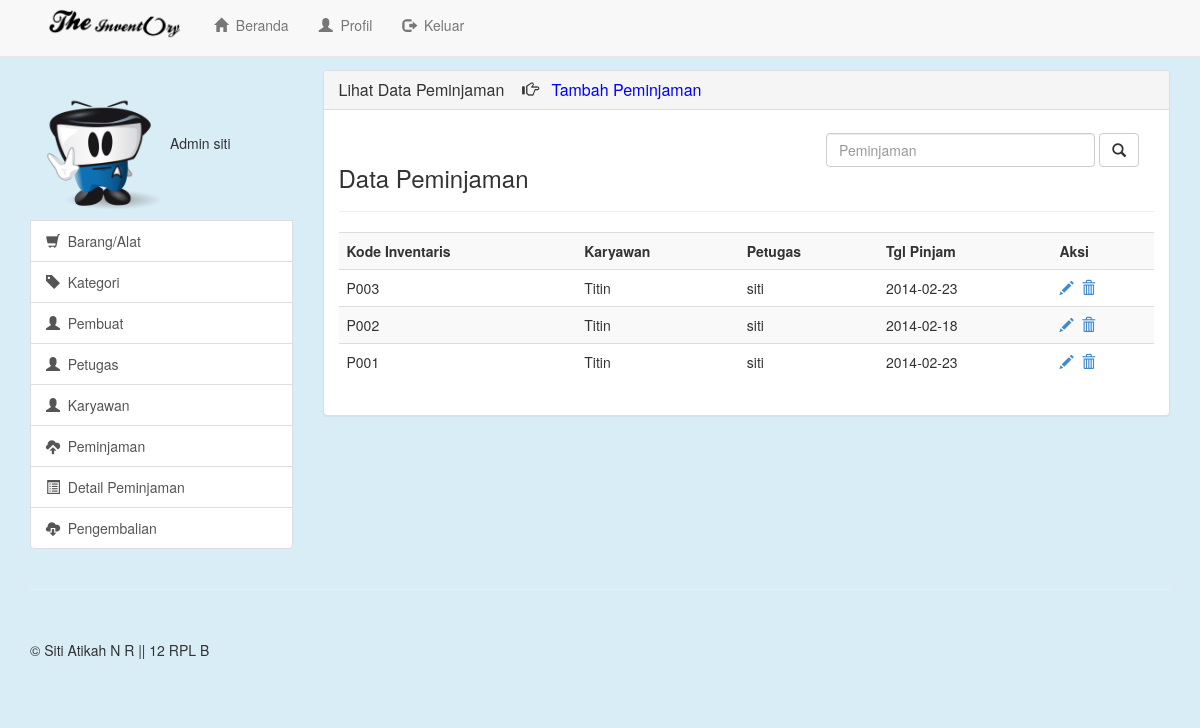
The app's page /view/Data_Peminjaman (signed in) with its own data.
### tables this page shows
CREATE TABLE IF NOT EXISTS `inventaris` (
  `kd_inventaris` char(30) NOT NULL,
  `kd_karyawan` int(11) NOT NULL,
  `kd_petugas` int(11) NOT NULL,
  `tgl_pinjam` date NOT NULL,
  PRIMARY KEY (`kd_inventaris`),
  KEY `inven_karyawan` (`kd_karyawan`)
);

CREATE TABLE IF NOT EXISTS `karyawan` (
  `kd_karyawan` int(11) NOT NULL AUTO_INCREMENT,
  `status` varchar(100) NOT NULL,
  `nama_karyawan` varchar(100) NOT NULL,
  `ruang` varchar(100) NOT NULL,
  `tgl_daftar` date NOT NULL,
  `jenis_kelamin` enum('L','P') NOT NULL,
  `alamat` varchar(200) NOT NULL,
  `tlp` char(12) NOT NULL,
  PRIMARY KEY (`kd_karyawan`)
);

CREATE TABLE IF NOT EXISTS `petugas` (
  `kd_petugas` int(11) NOT NULL AUTO_INCREMENT,
  `nama_petugas` varchar(100) NOT NULL,
  `jenis_kelamin` enum('L','P') NOT NULL,
  `alamat` varchar(200) NOT NULL,
  `tlp` char(12) NOT NULL,
  `user` varchar(100) NOT NULL,
  `password` varchar(100) NOT NULL,
  `hak_akses` int(1) NOT NULL,
  PRIMARY KEY (`kd_petugas`)
);

### view/data_peminjaman.php (the view, shortened to what this page needs)
<?php
if(empty($_SESSION['username'])){
  header("location:Login");
}
else{
?>
<!DOCTYPE html>
<html lang="en">
  <head>
    <link href="../css/bootstrap.min.css" rel="stylesheet">
    <link href="../css/offcanvas.css" rel="stylesheet">
    <link href="../css/style.css" rel="stylesheet">
  </head>
  <body>
    <div class="navbar navbar-default navbar-fixed-top" role="navigation">
      <div class="container" >
        <div class="col-md-8">
        <div class="navbar-header">
          <a class="navbar-brand" href="Beranda"><img src="../image/logo.png" class="logo"></a>
        </div>
        <div class="navbar-collapse collapse">
          <ul class="nav navbar-nav">
            <li><a href="Beranda"><span class="glyphicon glyphicon-home"></span>&nbsp&nbspBeranda</a></li>
            <li><a href="Profil"><span class="glyphicon glyphicon-user"></span>&nbsp&nbspProfil</a></li>
            <li><a href="../lib/logout.php"><span class="glyphicon glyphicon-log-out"></span>&nbsp&nbspKeluar</a></li>
          </ul>
        </div>
      </div>
      </div>
    </div>
    <div class="container">
      <div class="row row-offcanvas row-offcanvas-right">
        <div class="col-xs-6 col-sm-3 sidebar-offcanvas" id="sidebar" role="navigation">
           <div class="list-group">
            <?php
                if($_SESSION['level']==1){
                  echo"<img class='foto' src='../image/2.png' alt='Generic placeholder image'''>Admin $_SESSION[username]";
                }
                else{
                  echo"<img class='foto' src='../image/1.png' alt='Generic placeholder image'''>Petugas  $_SESSION[username]";
                }
            ?>
            <a href="Barang" class="list-group-item"><span class="glyphicon glyphicon-shopping-cart"></span>&nbsp&nbspBarang/Alat</a>
            <a href="Kategori" class="list-group-item"><span class="glyphicon glyphicon-tag"></span>&nbsp&nbspKategori</a>
            <a href="Pembuat" class="list-group-item"><span class="glyphicon glyphicon-user"></span>&nbsp&nbspPembuat</a>
            <?php
            if($_SESSION['level']==1){
              echo"<a href='Petugas' class='list-group-item'><span class='glyphicon glyphicon-user'></span>&nbsp&nbspPetugas</a>";
            }
            else{
              echo"";
            }
            ?>
            <a href="Karyawan" class="list-group-item"><span class="glyphicon glyphicon-user"></span>&nbsp&nbspKaryawan</a>
            <a href="Peminjaman" class="list-group-item"><span class="glyphicon glyphicon-cloud-upload"></span>&nbsp&nbspPeminjaman</a>
            <a href="Detail_Peminjaman" class="list-group-item"><span class="glyphicon glyphicon-list-alt"></span>&nbsp&nbspDetail Peminjaman</a>
            <a href="Pengembalian" class="list-group-item"><span class="glyphicon glyphicon-cloud-download"></span>&nbsp&nbspPengembalian</a>
          </div>
        </div>
        <div class="col-xs-12 col-sm-9">
          <div class="panel panel-default">
            <div class="panel-heading">
              <h3 class="panel-title">
              Lihat Data Peminjaman &nbsp&nbsp&nbsp<span class="glyphicon glyphicon-hand-right"></span>&nbsp&nbsp&nbsp<a href="Peminjaman" style="text-decoration:none; color:blue;">Tambah Peminjaman</a>
              </h3>
            </div>
            <div class="panel-body">
            <form class="navbar-form pull-right" action="Cari_Peminjaman" method="post">
              <div class="form-group" style='margin-right:0px;padding-right:0px;margin-left:30px;'>
              <input type="text" class="form-control" placeholder="Peminjaman" name="cari" size='30'>
              </div>
            <button type="submit" class="btn btn-default"><span class="glyphicon glyphicon-search"></span></button>
            </form>
              <br><br>
              <h3 style="margin:0px; padding:0px;">Data Peminjaman</h3><hr>
             <table class="table table-striped">
                <tr><th>Kode Inventaris</th><th>Karyawan</th><th>Petugas</th><th>Tgl Pinjam</th><th>Aksi</th></tr>
                                <?php
                                 $a=mysql_query("select inventaris.kd_inventaris,karyawan.nama_karyawan,petugas.nama_petugas,inventaris.tgl_pinjam from inventaris,karyawan,petugas
                        where inventaris.kd_karyawan=karyawan.kd_karyawan and inventaris.kd_petugas=petugas.kd_petugas order by kd_inventaris desc limit 5");
                                    while($d=mysql_fetch_array($a)){
                                      echo"
                                          <tr>
                                          <td>$d[kd_inventaris]</td>
                                          <td>$d[nama_karyawan]</td>
                                          <td>$d[nama_petugas]</td>
                                          <td>$d[tgl_pinjam]</td>
                                          <td>
                                          <a href='Edit_Peminjaman?id=$d[kd_inventaris]'><span class='glyphicon glyphicon-pencil'></span></a>&nbsp
                                          <a href='../lib/hapus.php?lib=peminjaman&id=$d[kd_inventaris]'><span class='glyphicon glyphicon-trash'></span></a>
                                      ";
                                    }
                                ?>
                </td>
                </tr>
              </table>
            </div>
          </div>
        </div>
      </div>
      <hr>
      <footer>
        <p>&copy; Siti Atikah N R || 12 RPL B</p>
      </footer>
    </div>
  </body>
</html>
<?php } ?>

### css/offcanvas.css (style rules this page uses)
html, body { overflow-x: hidden; }
body { padding-top: 70px; }
footer { padding: 30px 0; }

### css/style.css (style rules this page uses)
body { background-color: #d9edf7; }
.foto { max-width: none; height:140px; width:140px; margin-top:10px; }
.logo { height:35px; margin-top:-10px; }

### records on screen
inventaris: kd_inventaris "P003", kd_karyawan.nama_karyawan "Titin", kd_petugas.nama_petugas "siti", tgl_pinjam "2014-02-23"
inventaris: kd_inventaris "P002", kd_karyawan.nama_karyawan "Titin", kd_petugas.nama_petugas "siti", tgl_pinjam "2014-02-18"
inventaris: kd_inventaris "P001", kd_karyawan.nama_karyawan "Titin", kd_petugas.nama_petugas "siti", tgl_pinjam "2014-02-23"

### other values on screen
$_SESSION[username] "siti"
